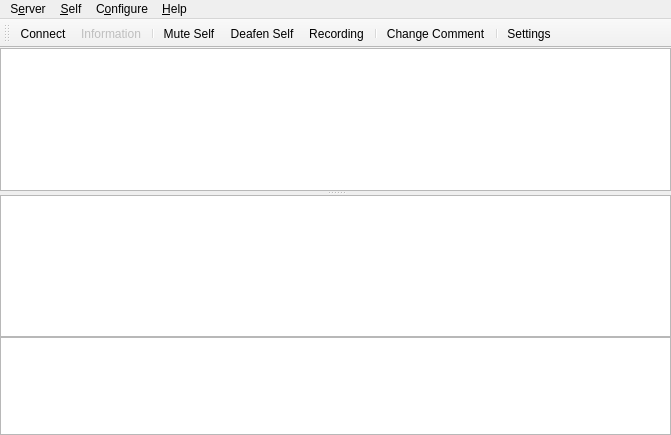
<?xml version="1.0" encoding="UTF-8"?>
<ui version="4.0">
 <class>MainWindow</class>
 <widget class="QMainWindow" name="MainWindow">
  <property name="geometry">
   <rect>
    <x>0</x>
    <y>0</y>
    <width>671</width>
    <height>435</height>
   </rect>
  </property>
  <property name="windowTitle">
   <string>Mumble</string>
  </property>
  <property name="dockOptions">
   <set>QMainWindow::AllowNestedDocks|QMainWindow::AnimatedDocks</set>
  </property>
  <property name="unifiedTitleAndToolBarOnMac">
   <bool>true</bool>
  </property>
  <widget class="QWidget" name="centralwidget">
   <layout class="QVBoxLayout" name="verticalLayout">
    <property name="spacing">
     <number>0</number>
    </property>
    <property name="margin">
     <number>0</number>
    </property>
    <item>
     <widget class="QSplitter" name="splitter">
      <property name="orientation">
       <enum>Qt::Vertical</enum>
      </property>
      <property name="childrenCollapsible">
       <bool>false</bool>
      </property>
      <widget class="UserView" name="qtvUsers">
       <property name="contextMenuPolicy">
        <enum>Qt::CustomContextMenu</enum>
       </property>
       <property name="acceptDrops">
        <bool>true</bool>
       </property>
       <property name="dragEnabled">
        <bool>true</bool>
       </property>
       <property name="rootIsDecorated">
        <bool>false</bool>
       </property>
       <property name="uniformRowHeights">
        <bool>true</bool>
       </property>
       <property name="headerHidden">
        <bool>true</bool>
       </property>
       <property name="expandsOnDoubleClick">
        <bool>false</bool>
       </property>
       <attribute name="headerVisible">
        <bool>false</bool>
       </attribute>
      </widget>
      <widget class="LogTextBrowser" name="qteLog">
       <property name="contextMenuPolicy">
        <enum>Qt::CustomContextMenu</enum>
       </property>
       <property name="whatsThis">
        <string>This shows all recent activity. Connecting to servers, errors and information messages all show up here.&lt;br /&gt;To configure exactly which messages show up here, use the &lt;b&gt;Settings&lt;/b&gt; command from the menu.</string>
       </property>
       <property name="openLinks">
        <bool>false</bool>
       </property>
      </widget>
     </widget>
    </item>
    <item>
     <widget class="ChatbarTextEdit" name="qteChat">
      <property name="whatsThis">
       <string>This is the chatbar&lt;br /&gt;If you enter text here and then press enter the text is sent to the user or channel that was selected. If nothing is selected the message is sent to your current channel.</string>
      </property>
      <property name="acceptRichText">
       <bool>false</bool>
      </property>
     </widget>
    </item>
   </layout>
  </widget>
  <widget class="QMenuBar" name="menubar">
   <property name="geometry">
    <rect>
     <x>0</x>
     <y>0</y>
     <width>671</width>
     <height>21</height>
    </rect>
   </property>
   <widget class="QMenu" name="qmConfig">
    <property name="title">
     <string>C&amp;onfigure</string>
    </property>
    <addaction name="qaConfigDialog"/>
   </widget>
   <widget class="QMenu" name="qmHelp">
    <property name="title">
     <string>&amp;Help</string>
    </property>
    <addaction name="qaHelpWhatsThis"/>
    <addaction name="separator"/>
    <addaction name="qaHelpAbout"/>
    <addaction name="qaHelpAboutSpeex"/>
    <addaction name="qaHelpAboutQt"/>
    <addaction name="separator"/>
    <addaction name="qaHelpVersionCheck"/>
   </widget>
   <widget class="QMenu" name="qmServer">
    <property name="title">
     <string>S&amp;erver</string>
    </property>
   </widget>
   <widget class="QMenu" name="qmSelf">
    <property name="title">
     <string>&amp;Self</string>
    </property>
    <addaction name="qaAudioMute"/>
    <addaction name="qaAudioDeaf"/>
    <addaction name="qaSelfPrioritySpeaker"/>
    <addaction name="separator"/>
    <addaction name="qaRecording"/>
    <addaction name="separator"/>
    <addaction name="qaSelfComment"/>
    <addaction name="qaServerTexture"/>
    <addaction name="qaServerTextureRemove"/>
    <addaction name="separator"/>
    <addaction name="qaSelfRegister"/>
    <addaction name="qaAudioStats"/>
   </widget>
   <addaction name="qmServer"/>
   <addaction name="qmSelf"/>
   <addaction name="qmConfig"/>
   <addaction name="qmHelp"/>
  </widget>
  <widget class="QToolBar" name="qtIconToolbar">
   <property name="windowTitle">
    <string>Icon Toolbar</string>
   </property>
   <attribute name="toolBarArea">
    <enum>TopToolBarArea</enum>
   </attribute>
   <attribute name="toolBarBreak">
    <bool>false</bool>
   </attribute>
   <addaction name="qaServerConnect"/>
   <addaction name="qaServerInformation"/>
   <addaction name="separator"/>
   <addaction name="qaAudioMute"/>
   <addaction name="qaAudioDeaf"/>
   <addaction name="qaRecording"/>
   <addaction name="separator"/>
   <addaction name="qaSelfComment"/>
   <addaction name="separator"/>
   <addaction name="qaConfigDialog"/>
  </widget>
  <action name="qaQuit">
   <property name="text">
    <string>&amp;Quit Mumble</string>
   </property>
   <property name="toolTip">
    <string>Closes the program</string>
   </property>
   <property name="whatsThis">
    <string>Exits the application.</string>
   </property>
   <property name="shortcut">
    <string>Ctrl+Q</string>
   </property>
  </action>
  <action name="qaServerConnect">
   <property name="icon">
    <iconset resource="mumble_tango.qrc">
     <normaloff>skin:categories/applications-internet.svg</normaloff>skin:categories/applications-internet.svg</iconset>
   </property>
   <property name="text">
    <string>&amp;Connect</string>
   </property>
   <property name="toolTip">
    <string>Open the server connection dialog</string>
   </property>
   <property name="whatsThis">
    <string>Shows a dialog of registered servers, and also allows quick-connect.</string>
   </property>
   <property name="iconVisibleInMenu">
    <bool>false</bool>
   </property>
  </action>
  <action name="qaServerDisconnect">
   <property name="enabled">
    <bool>false</bool>
   </property>
   <property name="text">
    <string>&amp;Disconnect</string>
   </property>
   <property name="toolTip">
    <string>Disconnect from server</string>
   </property>
   <property name="whatsThis">
    <string>Disconnects you from the server.</string>
   </property>
  </action>
  <action name="qaServerBanList">
   <property name="enabled">
    <bool>false</bool>
   </property>
   <property name="text">
    <string>&amp;Ban lists</string>
   </property>
   <property name="toolTip">
    <string>Edit ban lists on server</string>
   </property>
   <property name="whatsThis">
    <string>This lets you edit the server-side IP ban lists.</string>
   </property>
  </action>
  <action name="qaServerInformation">
   <property name="enabled">
    <bool>false</bool>
   </property>
   <property name="icon">
    <iconset resource="mumble.qrc">
     <normaloff>skin:Information_icon.svg</normaloff>skin:Information_icon.svg</iconset>
   </property>
   <property name="text">
    <string>&amp;Information</string>
   </property>
   <property name="toolTip">
    <string>Show information about the server connection</string>
   </property>
   <property name="whatsThis">
    <string>This will show extended information about the connection to the server.</string>
   </property>
   <property name="iconVisibleInMenu">
    <bool>false</bool>
   </property>
  </action>
  <action name="qaUserKick">
   <property name="text">
    <string>&amp;Kick</string>
   </property>
   <property name="toolTip">
    <string>Kick user (with reason)</string>
   </property>
   <property name="whatsThis">
    <string>Kick selected user off server. You'll be asked to specify a reason.</string>
   </property>
  </action>
  <action name="qaUserMute">
   <property name="checkable">
    <bool>true</bool>
   </property>
   <property name="text">
    <string>&amp;Mute</string>
   </property>
   <property name="toolTip">
    <string>Mute user</string>
   </property>
   <property name="whatsThis">
    <string>Mute or unmute user on server. Unmuting a deafened user will also undeafen them.</string>
   </property>
  </action>
  <action name="qaUserBan">
   <property name="text">
    <string>&amp;Ban</string>
   </property>
   <property name="toolTip">
    <string>Kick and ban user (with reason)</string>
   </property>
   <property name="whatsThis">
    <string>Kick and ban selected user from server. You'll be asked to specify a reason.</string>
   </property>
  </action>
  <action name="qaUserDeaf">
   <property name="checkable">
    <bool>true</bool>
   </property>
   <property name="text">
    <string>&amp;Deafen</string>
   </property>
   <property name="toolTip">
    <string>Deafen user</string>
   </property>
   <property name="whatsThis">
    <string>Deafen or undeafen user on server. Deafening a user will also mute them.</string>
   </property>
  </action>
  <action name="qaUserLocalMute">
   <property name="checkable">
    <bool>true</bool>
   </property>
   <property name="text">
    <string>&amp;Local Mute</string>
   </property>
   <property name="toolTip">
    <string>Mute user locally</string>
   </property>
   <property name="whatsThis">
    <string>Mute or unmute user locally. Use this on other users in the same room.</string>
   </property>
  </action>
  <action name="qaUserTextMessage">
   <property name="text">
    <string>Send &amp;Message</string>
   </property>
   <property name="toolTip">
    <string>Send a Text Message</string>
   </property>
   <property name="whatsThis">
    <string>Sends a text message to another user.</string>
   </property>
  </action>
  <action name="qaChannelAdd">
   <property name="text">
    <string>&amp;Add</string>
   </property>
   <property name="toolTip">
    <string>Add new channel</string>
   </property>
   <property name="whatsThis">
    <string>This adds a new sub-channel to the currently selected channel.</string>
   </property>
  </action>
  <action name="qaChannelRemove">
   <property name="text">
    <string>&amp;Remove</string>
   </property>
   <property name="toolTip">
    <string>Remove channel</string>
   </property>
   <property name="whatsThis">
    <string>This removes a channel and all sub-channels.</string>
   </property>
  </action>
  <action name="qaChannelACL">
   <property name="text">
    <string>&amp;Edit</string>
   </property>
   <property name="toolTip">
    <string>Edit Groups and ACL for channel</string>
   </property>
   <property name="whatsThis">
    <string>This opens the Group and ACL dialog for the channel, to control permissions.</string>
   </property>
  </action>
  <action name="qaChannelLink">
   <property name="text">
    <string>&amp;Link</string>
   </property>
   <property name="toolTip">
    <string>Link your channel to another channel</string>
   </property>
   <property name="whatsThis">
    <string>This links your current channel to the selected channel. If users in a channel have permission to speak in the other channel, users can now hear each other. This is a permanent link, and will last until manually unlinked or the server is restarted. Please see the shortcuts for push-to-link.</string>
   </property>
  </action>
  <action name="qaChannelUnlink">
   <property name="text">
    <string comment="Channel">&amp;Unlink</string>
   </property>
   <property name="toolTip">
    <string>Unlink your channel from another channel</string>
   </property>
   <property name="whatsThis">
    <string>This unlinks your current channel from the selected channel.</string>
   </property>
  </action>
  <action name="qaChannelUnlinkAll">
   <property name="text">
    <string>&amp;Unlink All</string>
   </property>
   <property name="toolTip">
    <string>Unlinks your channel from all linked channels.</string>
   </property>
   <property name="whatsThis">
    <string>This unlinks your current channel (not the selected one) from all linked channels.</string>
   </property>
  </action>
  <action name="qaAudioReset">
   <property name="text">
    <string>&amp;Reset</string>
   </property>
   <property name="toolTip">
    <string>Reset audio preprocessor</string>
   </property>
   <property name="whatsThis">
    <string>This will reset the audio preprocessor, including noise cancellation, automatic gain and voice activity detection. If something suddenly worsens the audio environment (like dropping the microphone) and it was temporary, use this to avoid having to wait for the preprocessor to readjust.</string>
   </property>
  </action>
  <action name="qaAudioMute">
   <property name="checkable">
    <bool>true</bool>
   </property>
   <property name="icon">
    <iconset resource="mumble_tango.qrc">
     <normaloff>skin:actions/audio-input-microphone.svg</normaloff>
     <normalon>skin:actions/audio-input-microphone-muted.svg</normalon>
     <activeon>skin:actions/audio-input-microphone-muted.svg</activeon>skin:actions/audio-input-microphone.svg</iconset>
   </property>
   <property name="text">
    <string>&amp;Mute Self</string>
   </property>
   <property name="toolTip">
    <string>Mute yourself</string>
   </property>
   <property name="whatsThis">
    <string>Mute or unmute yourself. When muted, you will not send any data to the server. Unmuting while deafened will also undeafen.</string>
   </property>
   <property name="iconVisibleInMenu">
    <bool>false</bool>
   </property>
  </action>
  <action name="qaAudioDeaf">
   <property name="checkable">
    <bool>true</bool>
   </property>
   <property name="icon">
    <iconset resource="mumble.qrc">
     <normaloff>skin:self_undeafened.svg</normaloff>
     <normalon>skin:deafened_self.svg</normalon>
     <activeon>skin:deafened_self.svg</activeon>skin:self_undeafened.svg</iconset>
   </property>
   <property name="text">
    <string>&amp;Deafen Self</string>
   </property>
   <property name="toolTip">
    <string>Deafen yourself</string>
   </property>
   <property name="whatsThis">
    <string>Deafen or undeafen yourself. When deafened, you will not hear anything. Deafening yourself will also mute.</string>
   </property>
   <property name="iconVisibleInMenu">
    <bool>false</bool>
   </property>
  </action>
  <action name="qaAudioTTS">
   <property name="checkable">
    <bool>true</bool>
   </property>
   <property name="text">
    <string>&amp;Text-To-Speech</string>
   </property>
   <property name="toolTip">
    <string>Toggle Text-To-Speech</string>
   </property>
   <property name="whatsThis">
    <string>Enable or disable the text-to-speech engine. Only messages enabled for TTS in the Configuration dialog will actually be spoken.</string>
   </property>
  </action>
  <action name="qaAudioStats">
   <property name="text">
    <string>Audio S&amp;tatistics</string>
   </property>
   <property name="toolTip">
    <string>Display audio statistics</string>
   </property>
   <property name="whatsThis">
    <string>Pops up a small dialog with information about your current audio input.</string>
   </property>
  </action>
  <action name="qaAudioUnlink">
   <property name="text">
    <string>&amp;Unlink Plugins</string>
   </property>
   <property name="toolTip">
    <string>Forcibly unlink plugin</string>
   </property>
   <property name="whatsThis">
    <string>This forces the current plugin to unlink, which is handy if it is reading completely wrong data.</string>
   </property>
  </action>
  <action name="qaConfigDialog">
   <property name="icon">
    <iconset resource="mumble.qrc">
     <normaloff>skin:config_basic.png</normaloff>skin:config_basic.png</iconset>
   </property>
   <property name="text">
    <string>&amp;Settings</string>
   </property>
   <property name="toolTip">
    <string>Configure Mumble</string>
   </property>
   <property name="whatsThis">
    <string>Allows you to change most settings for Mumble.</string>
   </property>
   <property name="menuRole">
    <enum>QAction::PreferencesRole</enum>
   </property>
   <property name="iconVisibleInMenu">
    <bool>false</bool>
   </property>
  </action>
  <action name="qaAudioWizard">
   <property name="text">
    <string>&amp;Audio Wizard</string>
   </property>
   <property name="toolTip">
    <string>Start the audio configuration wizard</string>
   </property>
   <property name="whatsThis">
    <string>This will guide you through the process of configuring your audio hardware.</string>
   </property>
  </action>
  <action name="qaHelpWhatsThis">
   <property name="text">
    <string>&amp;What's This?</string>
   </property>
   <property name="toolTip">
    <string>Enter What's This? mode</string>
   </property>
   <property name="whatsThis">
    <string>Click this to enter &quot;What's This?&quot; mode. Your cursor will turn into a question mark. Click on any button, menu choice or area to show a description of what it is.</string>
   </property>
  </action>
  <action name="qaHelpAbout">
   <property name="text">
    <string>&amp;About</string>
   </property>
   <property name="toolTip">
    <string>Information about Mumble</string>
   </property>
   <property name="whatsThis">
    <string>Shows a small dialog with information and license for Mumble.</string>
   </property>
   <property name="menuRole">
    <enum>QAction::AboutRole</enum>
   </property>
  </action>
  <action name="qaHelpAboutSpeex">
   <property name="text">
    <string>About &amp;Speex</string>
   </property>
   <property name="toolTip">
    <string>Information about Speex</string>
   </property>
   <property name="whatsThis">
    <string>Shows a small dialog with information about Speex.</string>
   </property>
  </action>
  <action name="qaHelpAboutQt">
   <property name="text">
    <string>About &amp;Qt</string>
   </property>
   <property name="toolTip">
    <string>Information about Qt</string>
   </property>
   <property name="whatsThis">
    <string>Shows a small dialog with information about Qt.</string>
   </property>
   <property name="menuRole">
    <enum>QAction::AboutQtRole</enum>
   </property>
  </action>
  <action name="qaHelpVersionCheck">
   <property name="text">
    <string>Check for &amp;Updates</string>
   </property>
   <property name="toolTip">
    <string>Check for new version of Mumble</string>
   </property>
   <property name="whatsThis">
    <string>Connects to the Mumble webpage to check if a new version is available, and notifies you with an appropriate download URL if this is the case.</string>
   </property>
  </action>
  <action name="qaChannelSendMessage">
   <property name="text">
    <string>Send &amp;Message</string>
   </property>
   <property name="toolTip">
    <string>Send a Text Message</string>
   </property>
   <property name="whatsThis">
    <string>Sends a text message to all users in a channel.</string>
   </property>
  </action>
  <action name="qaChannelCopyURL">
   <property name="text">
    <string>&amp;Copy URL</string>
   </property>
   <property name="toolTip">
    <string>Copies a link to this channel to the clipboard.</string>
   </property>
   <property name="whatsThis">
    <string>Copies a link to this channel to the clipboard.</string>
   </property>
  </action>
  <action name="qaConfigMinimal">
   <property name="checkable">
    <bool>true</bool>
   </property>
   <property name="text">
    <string>&amp;Minimal View</string>
   </property>
   <property name="toolTip">
    <string>Toggle minimal window modes</string>
   </property>
   <property name="whatsThis">
    <string>This will toggle minimal mode, where the log window and menu is hidden.</string>
   </property>
  </action>
  <action name="qaConfigHideFrame">
   <property name="checkable">
    <bool>true</bool>
   </property>
   <property name="text">
    <string>Hide Frame</string>
   </property>
   <property name="toolTip">
    <string>Toggle showing frame on minimal window</string>
   </property>
   <property name="whatsThis">
    <string>This will toggle whether the minimal window should have a frame for moving and resizing.</string>
   </property>
  </action>
  <action name="qaConfigCert">
   <property name="text">
    <string>&amp;Certificate Wizard</string>
   </property>
   <property name="toolTip">
    <string>Configure certificates for strong authentication</string>
   </property>
   <property name="whatsThis">
    <string>This starts the wizard for creating, importing and exporting certificates for authentication against servers.</string>
   </property>
  </action>
  <action name="qaUserRegister">
   <property name="text">
    <string>&amp;Register</string>
   </property>
   <property name="toolTip">
    <string>Register user on server</string>
   </property>
   <property name="whatsThis">
    <string>This will permanently register the user on the server.</string>
   </property>
  </action>
  <action name="qaUserFriendAdd">
   <property name="text">
    <string>Add &amp;Friend</string>
   </property>
   <property name="toolTip">
    <string>Adds a user as your friend.</string>
   </property>
   <property name="whatsThis">
    <string>This will add the user as a friend, so you can recognize him on this and other servers.</string>
   </property>
  </action>
  <action name="qaUserFriendRemove">
   <property name="text">
    <string>&amp;Remove Friend</string>
   </property>
   <property name="toolTip">
    <string>Removes a user from your friends.</string>
   </property>
   <property name="whatsThis">
    <string>This will remove a user from your friends list.</string>
   </property>
  </action>
  <action name="qaUserFriendUpdate">
   <property name="text">
    <string>&amp;Update Friend</string>
   </property>
   <property name="toolTip">
    <string>Update name of your friend.</string>
   </property>
   <property name="whatsThis">
    <string>Your friend uses a different name than what is in your database. This will update the name.</string>
   </property>
  </action>
  <action name="qaServerUserList">
   <property name="text">
    <string>Registered &amp;Users</string>
   </property>
   <property name="toolTip">
    <string>Edit registered users list</string>
   </property>
   <property name="whatsThis">
    <string>This opens the editor for registered users, which allow you to change their name or unregister them.</string>
   </property>
  </action>
  <action name="qaServerTexture">
   <property name="text">
    <string>Change &amp;Avatar</string>
   </property>
   <property name="toolTip">
    <string>Change your avatar image on this server</string>
   </property>
  </action>
  <action name="qaServerTokens">
   <property name="text">
    <string>&amp;Access Tokens</string>
   </property>
   <property name="toolTip">
    <string>Add or remove text-based access tokens</string>
   </property>
  </action>
  <action name="qaServerTextureRemove">
   <property name="text">
    <string>&amp;Remove Avatar</string>
   </property>
   <property name="toolTip">
    <string>Remove currently defined avatar image.</string>
   </property>
  </action>
  <action name="qaUserCommentReset">
   <property name="text">
    <string>Reset &amp;Comment</string>
   </property>
   <property name="toolTip">
    <string>Reset the comment of the selected user.</string>
   </property>
  </action>
  <action name="qaChannelJoin">
   <property name="text">
    <string>&amp;Join Channel</string>
   </property>
  </action>
  <action name="qaUserCommentView">
   <property name="text">
    <string>View Comment</string>
   </property>
   <property name="toolTip">
    <string>View comment in editor</string>
   </property>
  </action>
  <action name="qaUserInformation">
   <property name="text">
    <string>&amp;Information</string>
   </property>
   <property name="toolTip">
    <string>Query server for connection information for user</string>
   </property>
  </action>
  <action name="qaSelfComment">
   <property name="icon">
    <iconset resource="mumble.qrc">
     <normaloff>skin:comment.svg</normaloff>skin:comment.svg</iconset>
   </property>
   <property name="text">
    <string>&amp;Change Comment</string>
   </property>
   <property name="toolTip">
    <string>Change your own comment</string>
   </property>
   <property name="iconVisibleInMenu">
    <bool>false</bool>
   </property>
  </action>
  <action name="qaSelfRegister">
   <property name="text">
    <string>R&amp;egister</string>
   </property>
   <property name="toolTip">
    <string>Register yourself on the server</string>
   </property>
  </action>
  <action name="qaUserPrioritySpeaker">
   <property name="checkable">
    <bool>true</bool>
   </property>
   <property name="text">
    <string>Priority Speaker</string>
   </property>
  </action>
  <action name="qaSelfPrioritySpeaker">
   <property name="checkable">
    <bool>true</bool>
   </property>
   <property name="text">
    <string>Priority Speaker</string>
   </property>
  </action>
  <action name="qaRecording">
   <property name="icon">
    <iconset resource="mumble_tango.qrc">
     <normaloff>skin:actions/media-record.svg</normaloff>skin:actions/media-record.svg</iconset>
   </property>
   <property name="text">
    <string>Recording</string>
   </property>
   <property name="iconVisibleInMenu">
    <bool>false</bool>
   </property>
  </action>
 </widget>
 <customwidgets>
  <customwidget>
   <class>UserView</class>
   <extends>QTreeView</extends>
   <header>UserView.h</header>
  </customwidget>
  <customwidget>
   <class>ChatbarTextEdit</class>
   <extends>QTextEdit</extends>
   <header>CustomElements.h</header>
  </customwidget>
  <customwidget>
   <class>LogTextBrowser</class>
   <extends>QTextBrowser</extends>
   <header>CustomElements.h</header>
  </customwidget>
 </customwidgets>
 <resources>
  <include location="mumble.qrc"/>
  <include location="mumble_tango.qrc"/>
 </resources>
 <connections/>
</ui>
